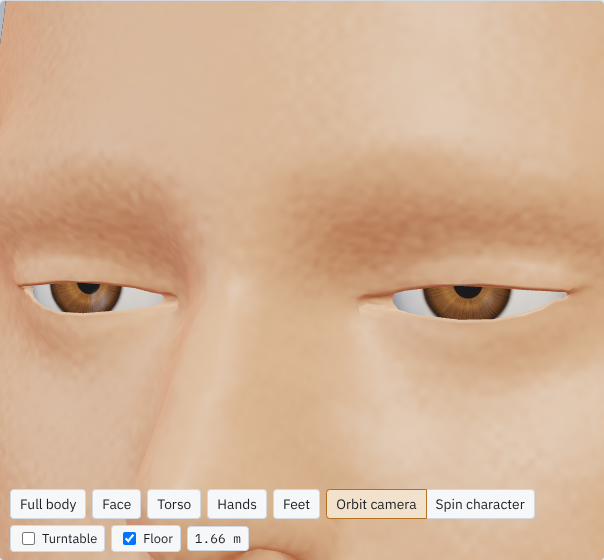
#> input picture examples/character_forge_aaa/humanity/v3_phase2/shots/before_blink_0.5.png, 604 x 560 px, given in place of before_face_0.png, which was not available
$ python v3_phase2_sheets.py
#> lines starting #> are read from the running program, lines starting #| are printed output that depends on the picture
"""Compose generator v3 Phase 2 evidence sheets from tools/studio_v3_visual.mjs screenshots (no rendering).

before_* come from the Phase 1 build (commit 4932d59) and after_* from this build, with identical cameras.
"""
import sys
from pathlib import Path

from PIL import Image, ImageDraw

D = Path(sys.argv[1] if len(sys.argv) > 1 else "examples/character_forge_aaa/humanity/v3_phase2")
S = D / "shots"


def tile(name, label, w=480):
#> called with name = 'before_face_0.png', label = 'BEFORE (Phase 1) front', w = 480
    im = Image.open(S / name).convert("RGB")
#> im is the input picture: PIL image 604x560 RGB; mean R, G, B 213.1, 179.7, 151.5
    im = im.crop((0, 0, im.width, im.height - 70))  # drop the studio's bottom toolbar
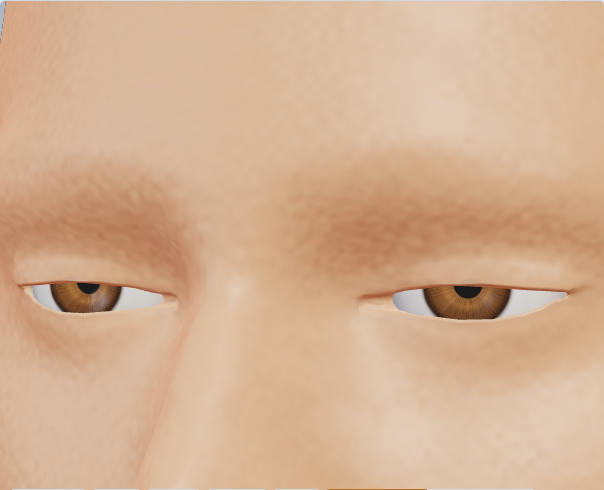
#> im: PIL image 604x490 RGB; mean R, G, B 212.1, 176.8, 147
    im = im.resize((w, int(im.height * w / im.width)))
#> im: PIL image 480x389 RGB
    d = ImageDraw.Draw(im)
    d.rectangle((0, 0, w, 22), fill=(20, 20, 24))
    d.text((6, 5), label, fill=(240, 220, 160))
    return im


def sheet(rows, out):
    tiles = [t for r in rows for t in r]
    w, h = tiles[0].width, max(t.height for t in tiles)
    cols = max(len(r) for r in rows)
    im = Image.new("RGB", (cols * (w + 4), len(rows) * (h + 4)), (14, 14, 16))
    for i, r in enumerate(rows):
        for j, t in enumerate(r):
            im.paste(t, (j * (w + 4), i * (h + 4)))
    im.save(D / out)


views = [("face_0", "front"), ("face_35", "three-quarter"), ("face_90", "profile")]
sheet([[tile(f"before_{v}.png", f"BEFORE (Phase 1) {l}") for v, l in views],
       [tile(f"after_{v}.png", f"AFTER (Phase 2) {l}") for v, l in views]], "sheet_before_after_face.png")
#> call 2 of tile, with name = 'before_face_35.png', label = 'BEFORE (Phase 1) three-quarter', w = 480
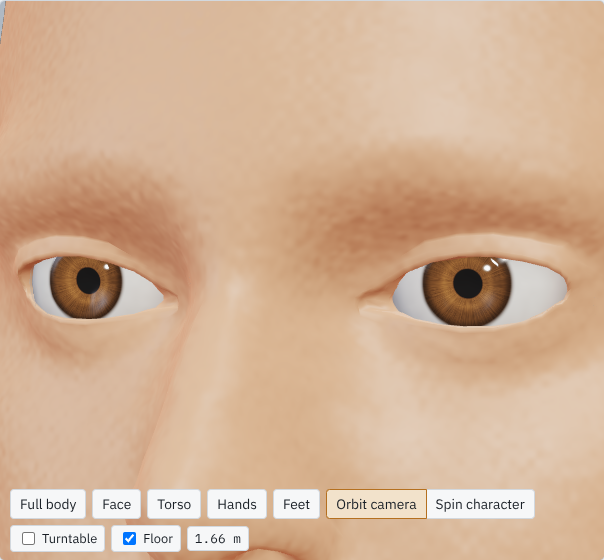
#> input picture examples/character_forge_aaa/humanity/v3_phase2/shots/before_blink_0.png, 604 x 560 px, given in place of before_face_35.png, which was not available
#> in tile, im is the input picture: PIL image 604x560 RGB; mean R, G, B 211.5, 178.5, 150.7
#> in tile (call 2), `im = im.crop((0, 0, im.width, im.height - 70))  # drop the studio's bo..`:
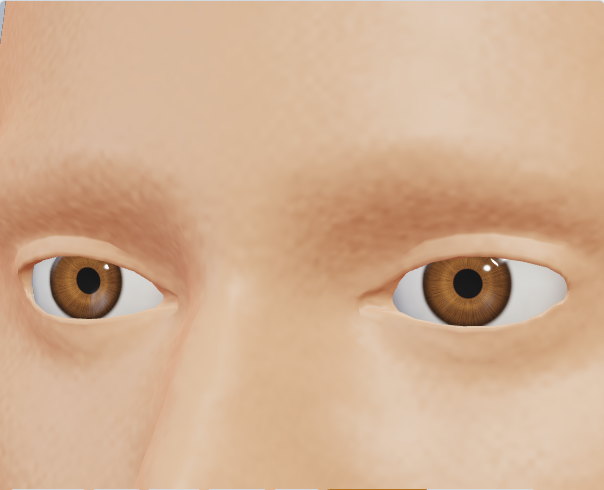
#> im: PIL image 604x490 RGB; mean R, G, B 210.2, 175.3, 146.1
#> (the run stopped early here; a loop or call above may not have finished)
